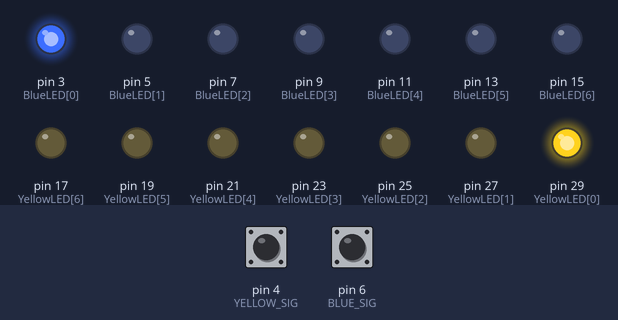
This sketch was run on a simulated Arduino Mega 2560, built with avr-gcc and run on an emulated ATmega2560. Parts: output pins drawn as LEDs (lit = HIGH). The inputs (shaded band) are chosen by the test bench; at power-on: pin 6 (BLUE_SIG) HIGH, pin 4 (YELLOW_SIG) HIGH.

Above: at 1.2 s.
1.3 s: pin 6 (BLUE_SIG) pulsed LOW 5 times (0.12 s each, 0.3 s apart)
At 1.57 s:
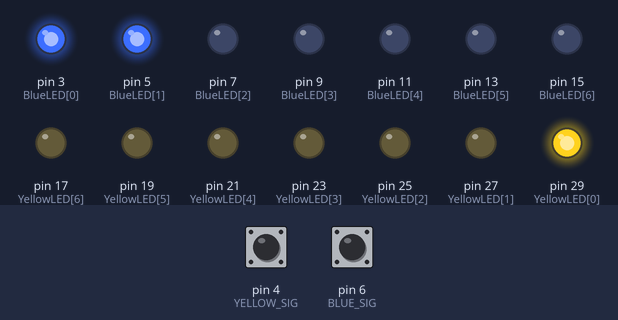
At 3.7 s:
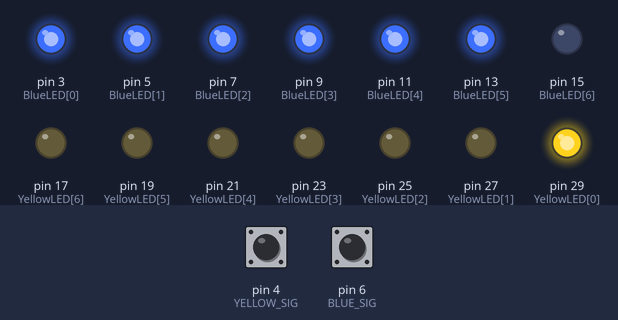
4.3 s: pin 6 (BLUE_SIG) pulsed LOW 2 times (0.12 s each, 0.3 s apart)
At 5.1 s:
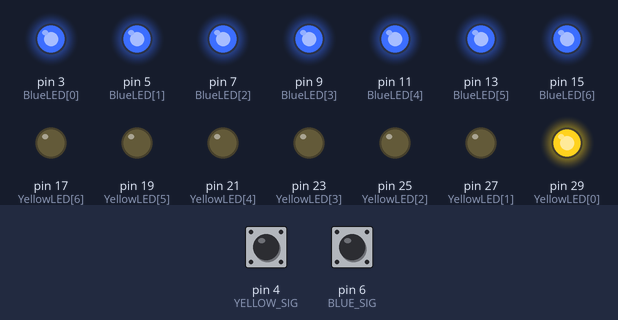
Timing chart, 0 to 7.3 s (numbered marks = the images above; inputs shaded):
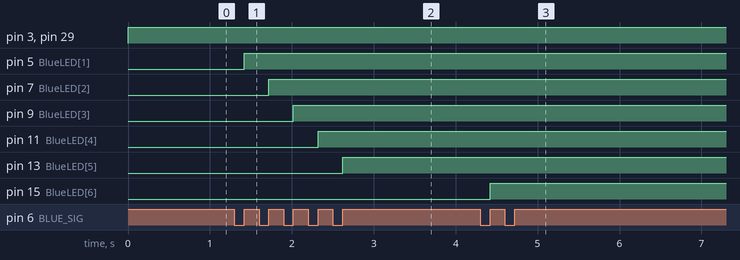

Measured:
- after the input at 1.3 s, pin 5 (BlueLED[1]): LOW → HIGH after 0.12 s; pin 7 (BlueLED[2]): LOW → HIGH after 0.42 s; pin 9 (BlueLED[3]): LOW → HIGH after 0.72 s; pin 11 (BlueLED[4]): LOW → HIGH after 1.0 s; pin 13 (BlueLED[5]): LOW → HIGH after 1.3 s
- after the input at 4.3 s, pin 15 (BlueLED[6]): LOW → HIGH after 0.12 s

The sketch:

LED.ino
```cpp
#define BLUE_SIG    6
#define YELLOW_SIG  4
#define LED_NUM     7
//#define BLUE_NUM    6
//#define YELLOW_NUM  4
#define BLUE_NUM    7
#define YELLOW_NUM  7
int BlueCount;
int BlueLastState;
int YellowCount;
int YellowLastState;
//const int BlueLED[BLUE_NUM] = {7, 13, 3, 9, /*15,*/ 5, 11};
//const int YellowLED[YELLOW_NUM] = {21, /*27,*/ 17, 23,/* 29, 19,*/ 25};
//const int BlueLED[BLUE_NUM] = {7, 13, 3, 9, 15, 5, 11};
//const int YellowLED[YELLOW_NUM] = {21, 27, 17, 23, 29, 19, 25};
const int BlueLED[BLUE_NUM] = {3, 5, 7, 9, 11, 13, 15};
const int YellowLED[YELLOW_NUM] = {29, 27, 25, 23, 21, 19, 17};
void ChcekLight();
void ShowBlueLED();
void ShowYellowLED();
void setup() {
  BlueCount = 0;
  BlueLastState = 0;
  YellowCount = 0;
  YellowLastState = 0;
  for(int i=0; i<LED_NUM; i++){
    pinMode(BlueLED[i], OUTPUT);
    digitalWrite(BlueLED[i], LOW);
    pinMode(YellowLED[i], OUTPUT);
    digitalWrite(YellowLED[i], LOW);
  }
  pinMode (BLUE_SIG,INPUT);
  pinMode (YELLOW_SIG,INPUT);

}
void loop() {
//  YellowCount = 7;
//  BlueCount = 7;
//  ShowBlueLED();
//  ShowYellowLED();
//  while(1);
  CheckLight();
  ShowBlueLED();
  ShowYellowLED();
}

void CheckLight(){
  int BlueState = digitalRead(BLUE_SIG);
  int YellowState = digitalRead(YELLOW_SIG);
  if(BlueLastState == 0 && BlueState == 1){
    BlueCount++;
    BlueLastState = 1;
  }
  if(BlueState == 0){
    BlueLastState = 0;
  }
  if(YellowLastState == 0 && YellowState == 1){
    YellowCount++;
    YellowLastState = 1;
  }
  if(YellowState == 0){
    YellowLastState == 0;
  }
//  delay(2000);
}
void ShowBlueLED(){

  for(int i=0; i<BlueCount; i++){
    digitalWrite(BlueLED[i], HIGH);
  }
}
void ShowYellowLED(){

  for(int i=0; i<YellowCount; i++){
    digitalWrite(YellowLED[i], HIGH);
  }
}
```
